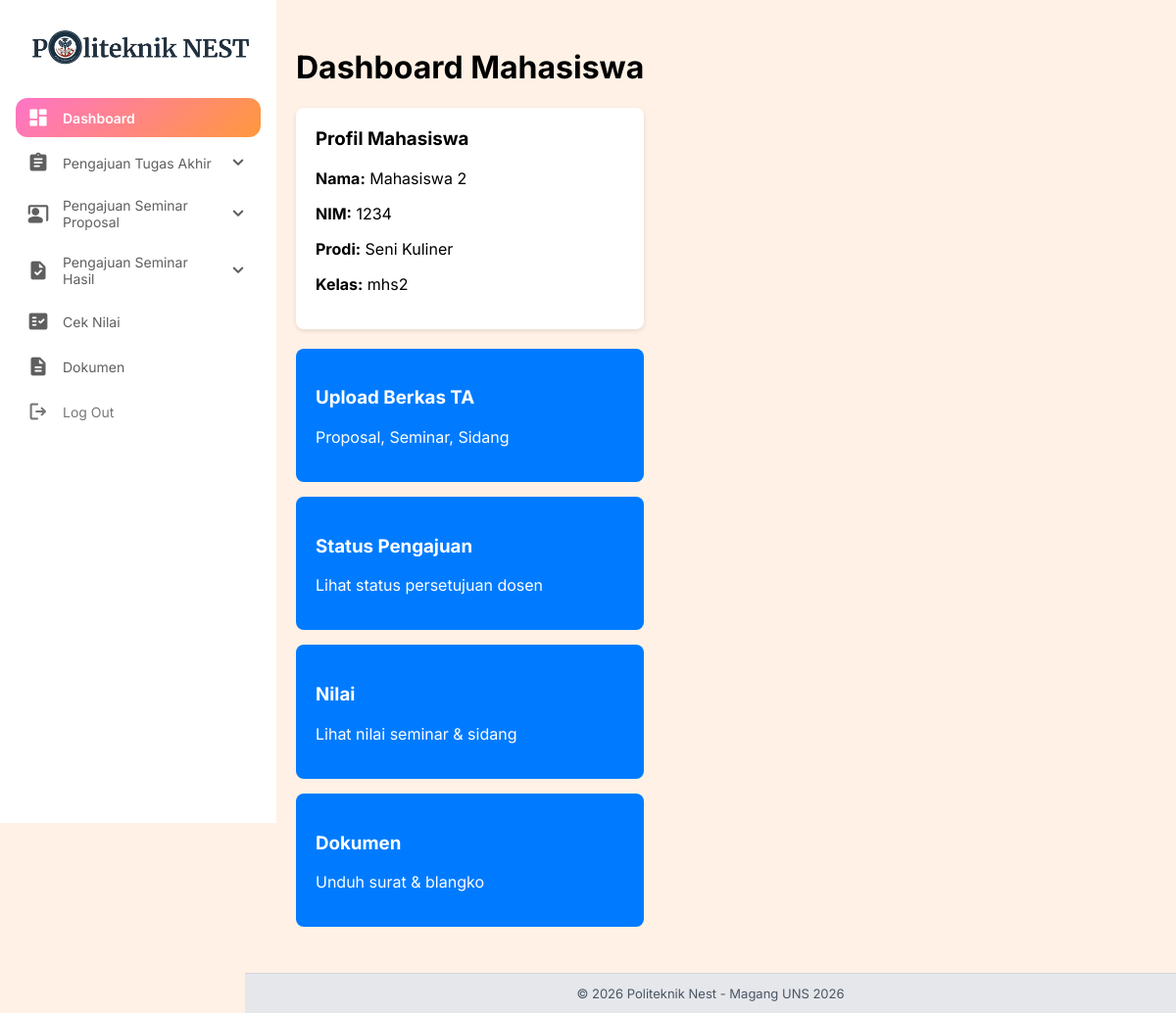
Screenshot of /mahasiswa/dashboard.php (signed in) with the database file from the repository.
### tables this page shows
CREATE TABLE `mahasiswa` (
  `id` int NOT NULL,
  `nim` varchar(20) NOT NULL,
  `username` varchar(50) NOT NULL,
  `password` varchar(255) NOT NULL,
  `nama` varchar(100) NOT NULL,
  `email` varchar(100) DEFAULT NULL,
  `prodi` varchar(50) DEFAULT NULL,
  `kelas` varchar(20) DEFAULT NULL,
  `nomor_telepon` varchar(25) NOT NULL,
  `created_at` timestamp NULL DEFAULT CURRENT_TIMESTAMP
);

### mahasiswa/dashboard.php (the view, shortened to what this page needs)
<?php
require_once "../config/connection.php";
$stmt = $pdo->prepare("SELECT * FROM mahasiswa WHERE username = ? LIMIT 1");
$stmt->execute([$_SESSION['user']['username']]);
$mahasiswa = $stmt->fetch(PDO::FETCH_ASSOC);
?>
<!DOCTYPE html>
<html lang="id">
<head>
</head>
<body>
<div class="container">
    <?php include __DIR__ . "/sidebar.php"; ?>
    <div class="main-content">
        <h1>Dashboard Mahasiswa</h1>
        <div class="card">
            <h3>Profil Mahasiswa</h3>
            <p><b>Nama:</b> <?= htmlspecialchars($mahasiswa['nama']); ?></p>
            <p><b>NIM:</b> <?= htmlspecialchars($mahasiswa['nim']); ?></p>
            <p><b>Prodi:</b> <?= htmlspecialchars($mahasiswa['prodi']); ?></p>
            <p><b>Kelas:</b> <?= htmlspecialchars($mahasiswa['kelas']); ?></p>
        </div>
        <div class="grid">
            <a href="upload_ta.php" class="menu-card">
                <h3>Upload Berkas TA</h3>
                <p>Proposal, Seminar, Sidang</p>
            </a>
            <a href="status_pengajuan.php" class="menu-card">
                <h3>Status Pengajuan</h3>
                <p>Lihat status persetujuan dosen</p>
            </a>
            <a href="nilai.php" class="menu-card">
                <h3>Nilai</h3>
                <p>Lihat nilai seminar & sidang</p>
            </a>
            <a href="dokumen.php" class="menu-card">
                <h3>Dokumen</h3>
                <p>Unduh surat & blangko</p>
            </a>
        </div>
    </div>
</div>
</body>
</html>

### mahasiswa/dashboard.php (style rules this page uses)
.container { display:flex; min-height:100vh; }
.card { background:#fff; padding:20px; border-radius:8px; box-shadow:0 2px 5px rgba(0,0,0,0.1); margin-bottom:20px; }
.card h3 { margin-top:0; }
.grid { display:grid; grid-template-columns: repeat(auto-fit, minmax(220px, 1fr)); gap:15px; }
.menu-card { background:#007bff; color:#fff; padding:20px; border-radius:8px; text-decoration:none; }

### mahasiswa/sidebar.php (style rules this page uses)
:root { --pink: #FF74C7; --orange: #FF983D; --gradient: linear-gradient(135deg, #FF74C7, #FF983D); }
body { background-color: #FFF1E5; font-family: 'Inter', sans-serif !important; margin: 0; }
.main-content { margin-left: 270px; padding: 28px 32px; margin-bottom: 60px; }

### mahasiswa/footer.php (style rules this page uses)
:root { --pink: #FF74C7; --orange: #FF983D; --gradient: linear-gradient(135deg, #FF74C7, #FF983D); }

### rows the page displays
mahasiswa: nama "Mahasiswa 2", nim "1234", prodi "Seni Kuliner", kelas "mhs2"
